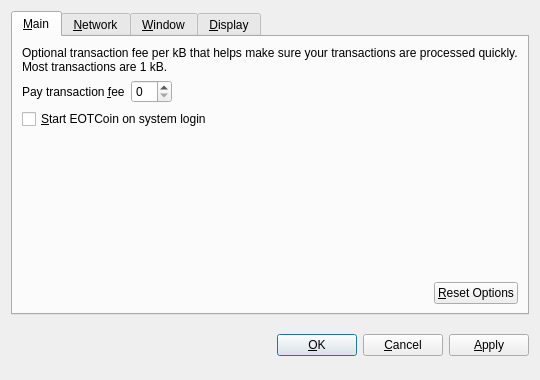
<?xml version="1.0" encoding="UTF-8"?>
<ui version="4.0">
 <class>OptionsDialog</class>
 <widget class="QDialog" name="OptionsDialog">
  <property name="geometry">
   <rect>
    <x>0</x>
    <y>0</y>
    <width>540</width>
    <height>380</height>
   </rect>
  </property>
  <property name="windowTitle">
   <string>Options</string>
  </property>
  <property name="modal">
   <bool>true</bool>
  </property>
  <layout class="QVBoxLayout" name="verticalLayout">
   <item>
    <widget class="QTabWidget" name="tabWidget">
     <property name="tabPosition">
      <enum>QTabWidget::North</enum>
     </property>
     <property name="currentIndex">
      <number>0</number>
     </property>
     <widget class="QWidget" name="tabMain">
      <attribute name="title">
       <string>&amp;Main</string>
      </attribute>
      <layout class="QVBoxLayout" name="verticalLayout_Main">
       <item>
        <widget class="QLabel" name="transactionFeeInfoLabel">
         <property name="text">
          <string>Optional transaction fee per kB that helps make sure your transactions are processed quickly. Most transactions are 1 kB.</string>
         </property>
         <property name="textFormat">
          <enum>Qt::PlainText</enum>
         </property>
         <property name="wordWrap">
          <bool>true</bool>
         </property>
        </widget>
       </item>
       <item>
        <layout class="QHBoxLayout" name="horizontalLayout_1_Main">
         <item>
          <widget class="QLabel" name="transactionFeeLabel">
           <property name="text">
            <string>Pay transaction &amp;fee</string>
           </property>
           <property name="textFormat">
            <enum>Qt::PlainText</enum>
           </property>
           <property name="buddy">
            <cstring>transactionFee</cstring>
           </property>
          </widget>
         </item>
         <item>
          <widget class="BitcoinAmountField" name="transactionFee"/>
         </item>
         <item>
          <spacer name="horizontalSpacer_1_Main">
           <property name="orientation">
            <enum>Qt::Horizontal</enum>
           </property>
           <property name="sizeHint" stdset="0">
            <size>
             <width>40</width>
             <height>20</height>
            </size>
           </property>
          </spacer>
         </item>
        </layout>
       </item>
       <item>
        <widget class="QCheckBox" name="bitcoinAtStartup">
         <property name="toolTip">
          <string>Automatically start EOTCoin after logging in to the system.</string>
         </property>
         <property name="text">
          <string>&amp;Start EOTCoin on system login</string>
         </property>
        </widget>
       </item>
       <item>
        <spacer name="verticalSpacer_Main">
         <property name="orientation">
          <enum>Qt::Vertical</enum>
         </property>
         <property name="sizeHint" stdset="0">
          <size>
           <width>20</width>
           <height>40</height>
          </size>
         </property>
        </spacer>
       </item>
       <item>
        <layout class="QHBoxLayout" name="horizontalLayout_2_Main">
         <item>
          <spacer name="horizontalSpacer_2_Main">
           <property name="orientation">
            <enum>Qt::Horizontal</enum>
           </property>
           <property name="sizeHint" stdset="0">
            <size>
             <width>40</width>
             <height>20</height>
            </size>
           </property>
          </spacer>
         </item>
         <item>
          <widget class="QPushButton" name="resetButton">
           <property name="toolTip">
            <string>Reset all client options to default.</string>
           </property>
           <property name="text">
            <string>&amp;Reset Options</string>
           </property>
           <property name="autoDefault">
            <bool>false</bool>
           </property>
          </widget>
         </item>
        </layout>
       </item>
      </layout>
     </widget>
     <widget class="QWidget" name="tabNetwork">
      <attribute name="title">
       <string>&amp;Network</string>
      </attribute>
      <layout class="QVBoxLayout" name="verticalLayout_Network">
       <item>
        <widget class="QCheckBox" name="mapPortUpnp">
         <property name="toolTip">
          <string>Automatically open the EOTCoin client port on the router. This only works when your router supports UPnP and it is enabled.</string>
         </property>
         <property name="text">
          <string>Map port using &amp;UPnP</string>
         </property>
        </widget>
       </item>
       <item>
        <widget class="QCheckBox" name="connectSocks">
         <property name="toolTip">
          <string>Connect to the EOTCoin network through a SOCKS proxy (e.g. when connecting through Tor).</string>
         </property>
         <property name="text">
          <string>&amp;Connect through SOCKS proxy:</string>
         </property>
        </widget>
       </item>
       <item>
        <layout class="QHBoxLayout" name="horizontalLayout_Network">
         <item>
          <widget class="QLabel" name="proxyIpLabel">
           <property name="text">
            <string>Proxy &amp;IP:</string>
           </property>
           <property name="textFormat">
            <enum>Qt::PlainText</enum>
           </property>
           <property name="buddy">
            <cstring>proxyIp</cstring>
           </property>
          </widget>
         </item>
         <item>
          <widget class="QValidatedLineEdit" name="proxyIp">
           <property name="maximumSize">
            <size>
             <width>140</width>
             <height>16777215</height>
            </size>
           </property>
           <property name="toolTip">
            <string>IP address of the proxy (e.g. 127.0.0.1)</string>
           </property>
          </widget>
         </item>
         <item>
          <widget class="QLabel" name="proxyPortLabel">
           <property name="text">
            <string>&amp;Port:</string>
           </property>
           <property name="textFormat">
            <enum>Qt::PlainText</enum>
           </property>
           <property name="buddy">
            <cstring>proxyPort</cstring>
           </property>
          </widget>
         </item>
         <item>
          <widget class="QLineEdit" name="proxyPort">
           <property name="maximumSize">
            <size>
             <width>55</width>
             <height>16777215</height>
            </size>
           </property>
           <property name="toolTip">
            <string>Port of the proxy (e.g. 9050)</string>
           </property>
          </widget>
         </item>
         <item>
          <widget class="QLabel" name="socksVersionLabel">
           <property name="text">
            <string>SOCKS &amp;Version:</string>
           </property>
           <property name="textFormat">
            <enum>Qt::PlainText</enum>
           </property>
           <property name="buddy">
            <cstring>socksVersion</cstring>
           </property>
          </widget>
         </item>
         <item>
          <widget class="QValueComboBox" name="socksVersion">
           <property name="toolTip">
            <string>SOCKS version of the proxy (e.g. 5)</string>
           </property>
          </widget>
         </item>
         <item>
          <spacer name="horizontalSpacer_Network">
           <property name="orientation">
            <enum>Qt::Horizontal</enum>
           </property>
           <property name="sizeHint" stdset="0">
            <size>
             <width>40</width>
             <height>20</height>
            </size>
           </property>
          </spacer>
         </item>
        </layout>
       </item>
       <item>
        <spacer name="verticalSpacer_Network">
         <property name="orientation">
          <enum>Qt::Vertical</enum>
         </property>
         <property name="sizeHint" stdset="0">
          <size>
           <width>20</width>
           <height>40</height>
          </size>
         </property>
        </spacer>
       </item>
      </layout>
     </widget>
     <widget class="QWidget" name="tabWindow">
      <attribute name="title">
       <string>&amp;Window</string>
      </attribute>
      <layout class="QVBoxLayout" name="verticalLayout_Window">
       <item>
        <widget class="QCheckBox" name="minimizeToTray">
         <property name="toolTip">
          <string>Show only a tray icon after minimizing the window.</string>
         </property>
         <property name="text">
          <string>&amp;Minimize to the tray instead of the taskbar</string>
         </property>
        </widget>
       </item>
       <item>
        <widget class="QCheckBox" name="minimizeOnClose">
         <property name="toolTip">
          <string>Minimize instead of exit the application when the window is closed. When this option is enabled, the application will be closed only after selecting Quit in the menu.</string>
         </property>
         <property name="text">
          <string>M&amp;inimize on close</string>
         </property>
        </widget>
       </item>
       <item>
        <spacer name="verticalSpacer_Window">
         <property name="orientation">
          <enum>Qt::Vertical</enum>
         </property>
         <property name="sizeHint" stdset="0">
          <size>
           <width>20</width>
           <height>40</height>
          </size>
         </property>
        </spacer>
       </item>
      </layout>
     </widget>
     <widget class="QWidget" name="tabDisplay">
      <attribute name="title">
       <string>&amp;Display</string>
      </attribute>
      <layout class="QVBoxLayout" name="verticalLayout_Display">
       <item>
        <layout class="QHBoxLayout" name="horizontalLayout_1_Display">
         <item>
          <widget class="QLabel" name="langLabel">
           <property name="text">
            <string>User Interface &amp;language:</string>
           </property>
           <property name="textFormat">
            <enum>Qt::PlainText</enum>
           </property>
           <property name="buddy">
            <cstring>lang</cstring>
           </property>
          </widget>
         </item>
         <item>
          <widget class="QValueComboBox" name="lang">
           <property name="toolTip">
            <string>The user interface language can be set here. This setting will take effect after restarting EOTCoin.</string>
           </property>
          </widget>
         </item>
        </layout>
       </item>
       <item>
        <layout class="QHBoxLayout" name="horizontalLayout_2_Display">
         <item>
          <widget class="QLabel" name="unitLabel">
           <property name="text">
            <string>&amp;Unit to show amounts in:</string>
           </property>
           <property name="textFormat">
            <enum>Qt::PlainText</enum>
           </property>
           <property name="buddy">
            <cstring>unit</cstring>
           </property>
          </widget>
         </item>
         <item>
          <widget class="QValueComboBox" name="unit">
           <property name="toolTip">
            <string>Choose the default subdivision unit to show in the interface and when sending coins.</string>
           </property>
          </widget>
         </item>
        </layout>
       </item>
       <item>
        <widget class="QCheckBox" name="displayAddresses">
         <property name="toolTip">
          <string>Whether to show EOTCoin addresses in the transaction list or not.</string>
         </property>
         <property name="text">
          <string>&amp;Display addresses in transaction list</string>
         </property>
        </widget>
       </item>
       <item>
        <widget class="QCheckBox" name="coinControlFeatures">
         <property name="toolTip">
          <string>Whether to show coin control features or not.</string>
         </property>
         <property name="text">
          <string>Display coin &amp;control features (experts only!)</string>
         </property>
        </widget>
       </item>
       <item>
        <spacer name="verticalSpacer_Display">
         <property name="orientation">
          <enum>Qt::Vertical</enum>
         </property>
         <property name="sizeHint" stdset="0">
          <size>
           <width>20</width>
           <height>40</height>
          </size>
         </property>
        </spacer>
       </item>
      </layout>
     </widget>
    </widget>
   </item>
   <item>
    <layout class="QHBoxLayout" name="horizontalLayout_Buttons">
     <item>
      <spacer name="horizontalSpacer_1">
       <property name="orientation">
        <enum>Qt::Horizontal</enum>
       </property>
       <property name="sizeHint" stdset="0">
        <size>
         <width>40</width>
         <height>48</height>
        </size>
       </property>
      </spacer>
     </item>
     <item>
      <widget class="QLabel" name="statusLabel">
       <property name="font">
        <font>
         <weight>75</weight>
         <bold>true</bold>
        </font>
       </property>
       <property name="text">
        <string/>
       </property>
       <property name="textFormat">
        <enum>Qt::PlainText</enum>
       </property>
       <property name="wordWrap">
        <bool>true</bool>
       </property>
      </widget>
     </item>
     <item>
      <spacer name="horizontalSpacer_2">
       <property name="orientation">
        <enum>Qt::Horizontal</enum>
       </property>
       <property name="sizeHint" stdset="0">
        <size>
         <width>40</width>
         <height>48</height>
        </size>
       </property>
      </spacer>
     </item>
     <item>
      <widget class="QPushButton" name="okButton">
       <property name="text">
        <string>&amp;OK</string>
       </property>
      </widget>
     </item>
     <item>
      <widget class="QPushButton" name="cancelButton">
       <property name="text">
        <string>&amp;Cancel</string>
       </property>
       <property name="autoDefault">
        <bool>false</bool>
       </property>
      </widget>
     </item>
     <item>
      <widget class="QPushButton" name="applyButton">
       <property name="text">
        <string>&amp;Apply</string>
       </property>
       <property name="autoDefault">
        <bool>false</bool>
       </property>
      </widget>
     </item>
    </layout>
   </item>
  </layout>
 </widget>
 <customwidgets>
  <customwidget>
   <class>BitcoinAmountField</class>
   <extends>QSpinBox</extends>
   <header>bitcoinamountfield.h</header>
  </customwidget>
  <customwidget>
   <class>QValueComboBox</class>
   <extends>QComboBox</extends>
   <header>qvaluecombobox.h</header>
  </customwidget>
  <customwidget>
   <class>QValidatedLineEdit</class>
   <extends>QLineEdit</extends>
   <header>qvalidatedlineedit.h</header>
  </customwidget>
 </customwidgets>
 <resources/>
 <connections/>
</ui>
